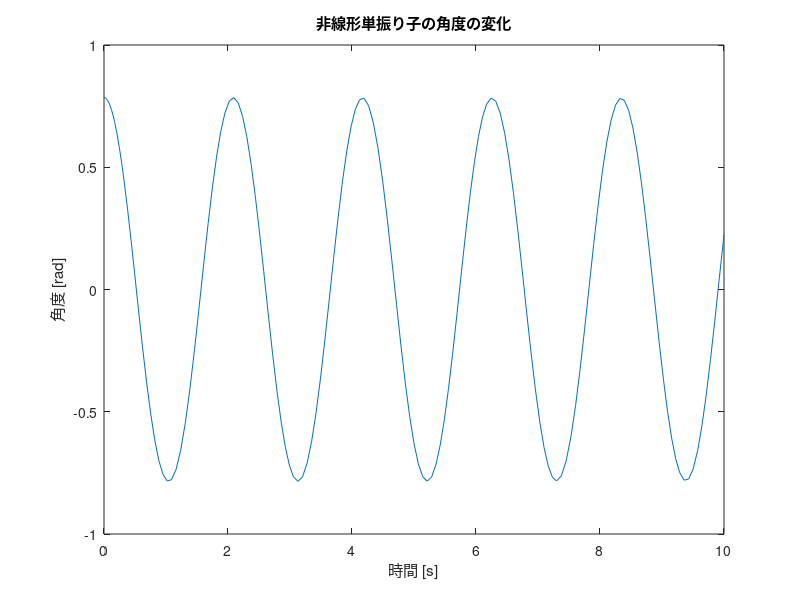

The MATLAB source for this figure:
function kadai14_2()
    % パラメータ
    g = 9.81; % 重力加速度 [m/s^2]
    L = 1.0; % 振り子の長さ [m]

    % 初期条件
    theta0 = pi/4; % 初期角度 [rad]
    omega0 = 0; % 初期角速度 [rad/s]
    tspan = [0 10]; % シミュレーション時間の範囲 [s]
    initial_conditions = [theta0; omega0];

    % 運動方程式の解法
    [t, y] = ode45(@(t, y) pendulum_eq_nonlinear(t, y, g, L), tspan, initial_conditions);

    % 結果のプロット
    figure;
    plot(t, y(:, 1));
    title('非線形単振り子の角度の変化');
    xlabel('時間 [s]');
    ylabel('角度 [rad]');
end

function dydt = pendulum_eq_nonlinear(t, y, g, L)
    theta = y(1);
    omega = y(2);
    dydt = zeros(2, 1);
    dydt(1) = omega;
    dydt(2) = -(g/L)*sin(theta);
end